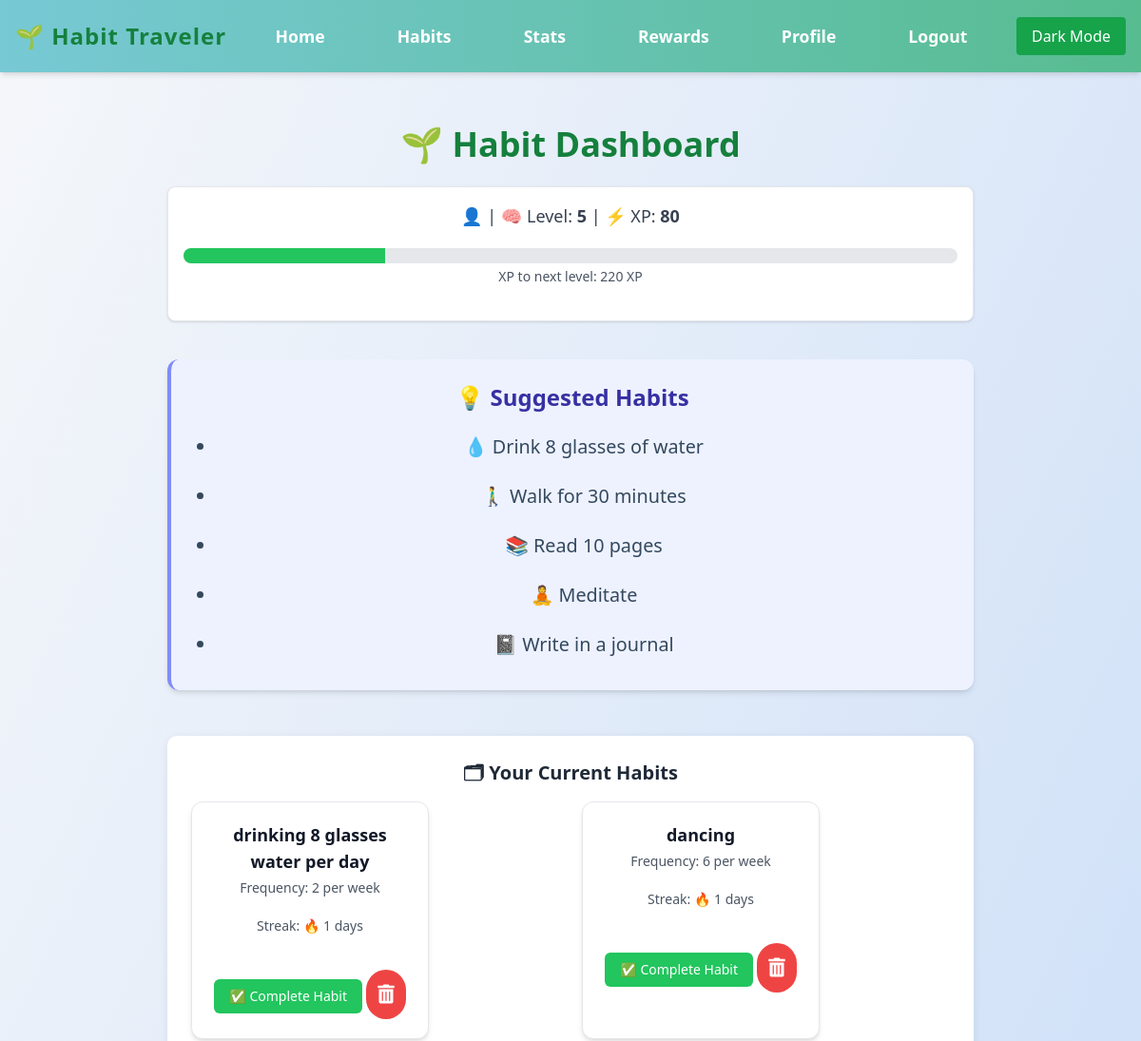
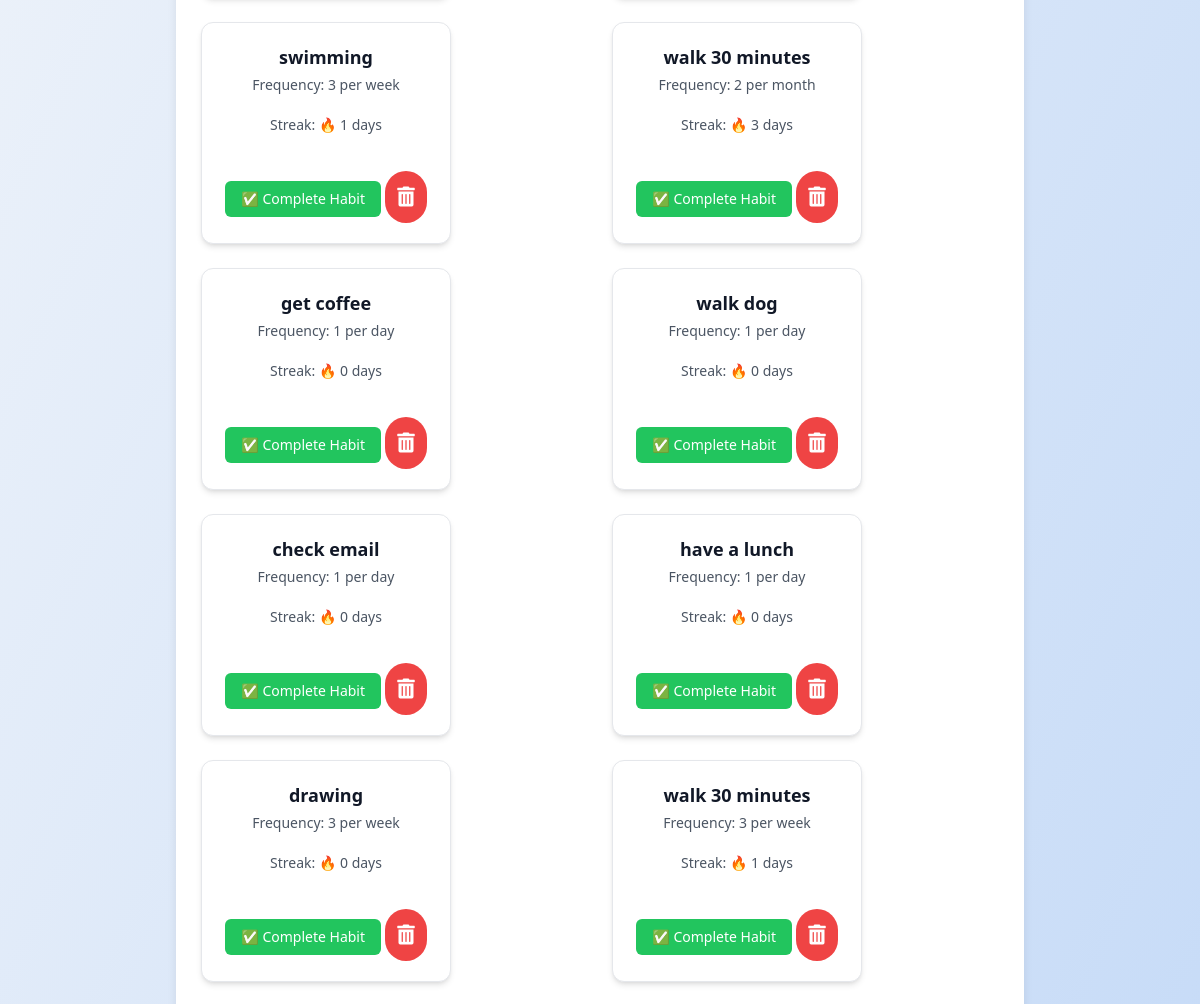
Page /habits (signed in, upper part) on the earlier database version (2 pictures, top to bottom).
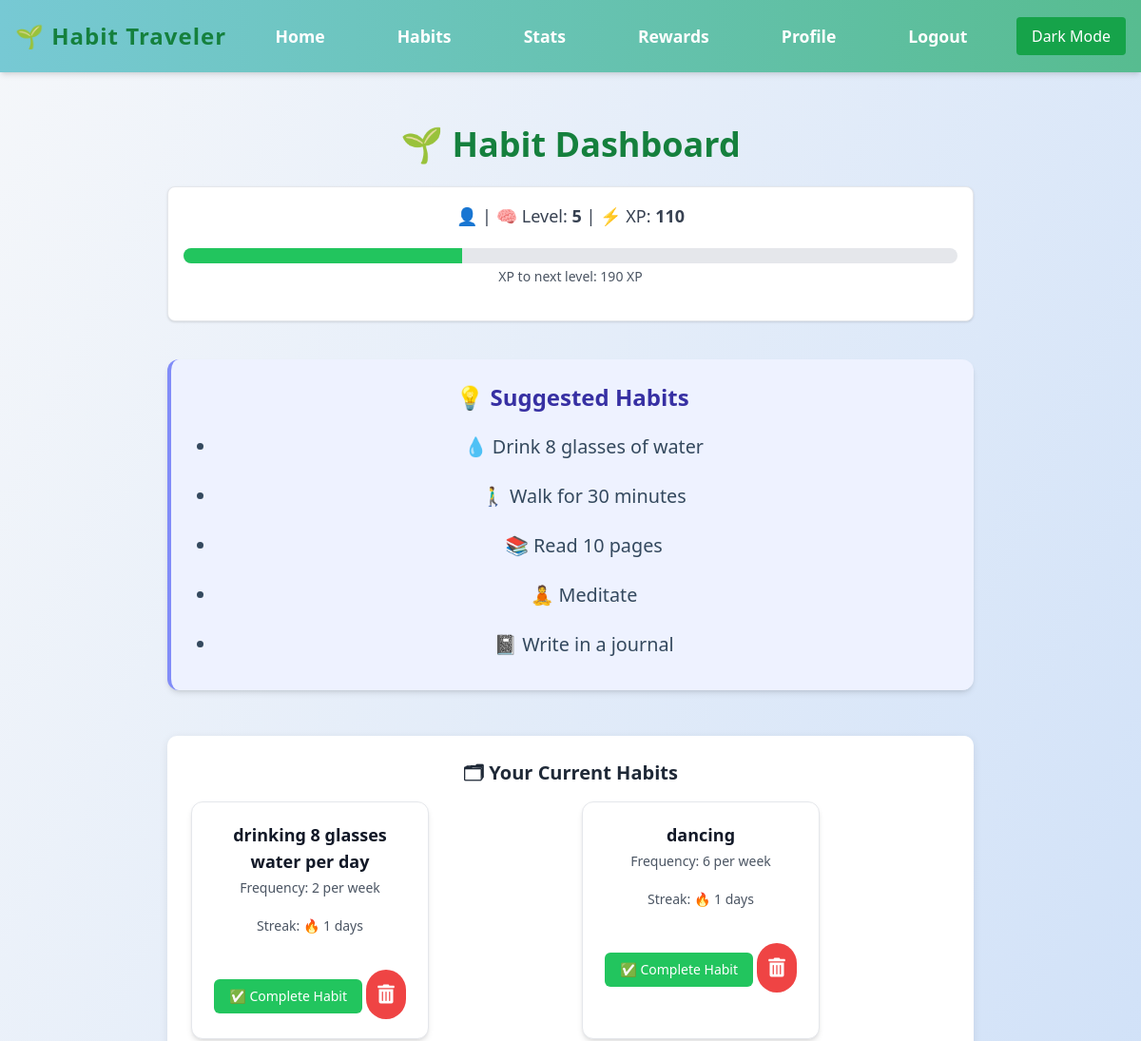
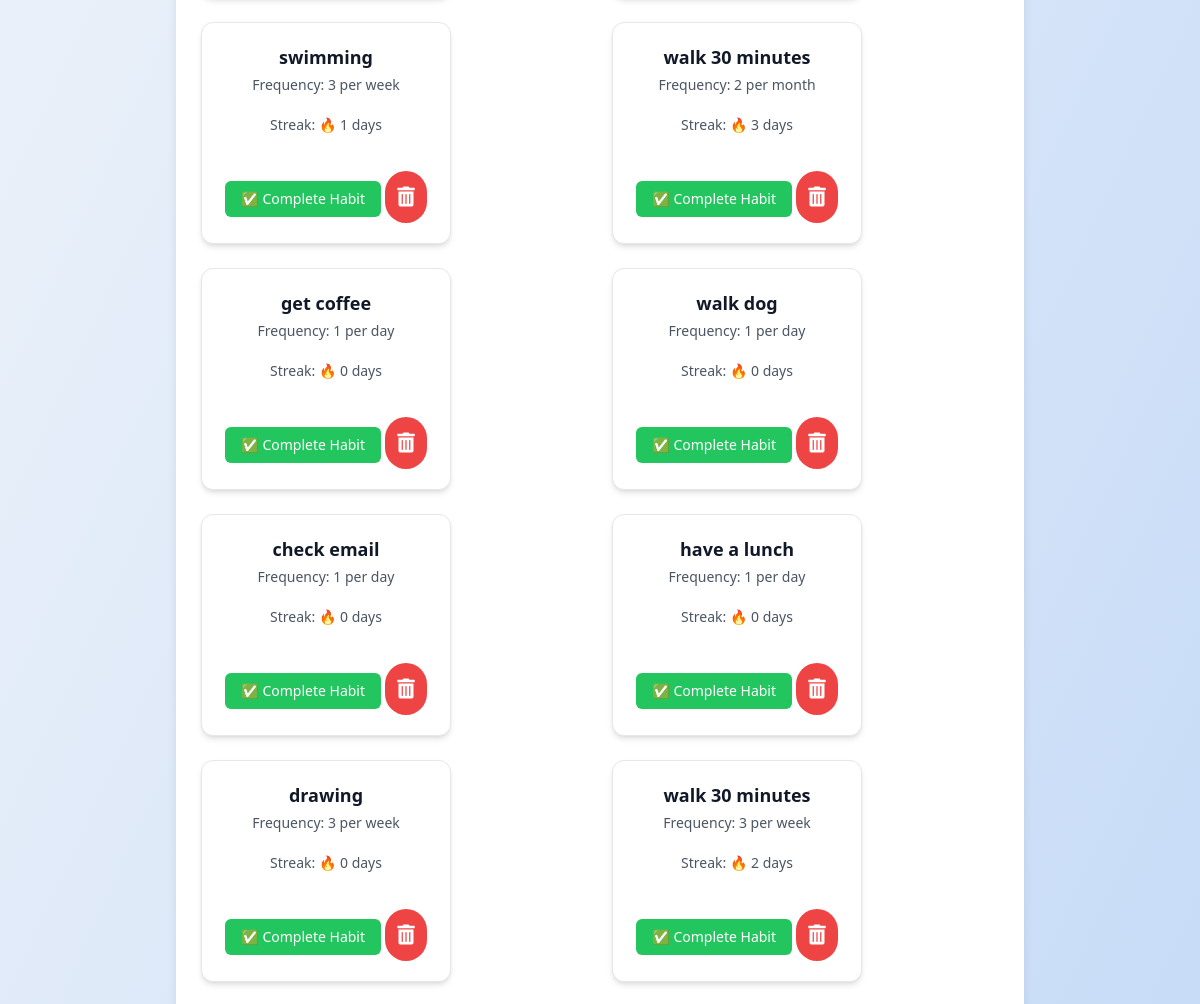
Same page on the later database version (2 pictures, top to bottom).
### app.py (models this page shows)
class User(db.Model):
    id = db.Column(db.Integer, primary_key=True)
    email = db.Column(db.String(150), unique=True, nullable=False)
    name = db.Column(db.String(150), unique=True, nullable=True)
    password = db.Column(db.String(200), nullable=False)
    xp = db.Column(db.Integer, default=0)
    level = db.Column(db.Integer, default=1)
    birthday = db.Column(db.Date, nullable=True)
    age = db.Column(db.Integer, nullable=True)
    description = db.Column(db.String(500), nullable=True)
    avatar = db.Column(db.String(200), nullable=True)

class Habit(db.Model):
    id = db.Column(db.Integer, primary_key=True)
    user_id = db.Column(db.Integer, db.ForeignKey('user.id'), nullable=False)
    name = db.Column(db.String(150), nullable=False)
    target_frequency = db.Column(db.Integer, nullable=True)
    frequency_period = db.Column(db.String(10), nullable=True)
    reminder_time = db.Column(db.Time, nullable=True)
    user = db.relationship('User', backref='habits')
    last_reminder_sent = db.Column(DateTime, nullable=True)

### app.py (the view)
@app.route('/habits')
def habits():
    if 'user_id' not in session:
        return redirect(url_for('login'))
    user_id = session['user_id']
    name = session.get('name')
    user = User.query.get(user_id)
    xp_needed = 100 + (user.level - 1) * 50
    progress_percent = int((user.xp / xp_needed) * 100) if xp_needed > 0 else 0
    progress_class = f"w-[{progress_percent}%]"
    user_habits = Habit.query.filter_by(user_id=user_id).all()
    habits_with_data = []
    for habit in user_habits:
        completions_query = HabitCompletion.query.filter_by(habit_id=habit.id, user_id=user_id)
        if habit.frequency_period == 'day':
            start_date = date.today()
        elif habit.frequency_period == 'week':
            start_date = date.today() - timedelta(days=date.today().weekday())
        elif habit.frequency_period == 'month':
            start_date = date.today().replace(day=1)
        completions = completions_query.filter(HabitCompletion.date >= start_date).count()
        habits_with_data.append({
            'id': habit.id,
            'name': habit.name,
            'streak': completions,
            'goal': habit.target_frequency,
            'period': habit.frequency_period,
            'on_track': completions >= habit.target_frequency
        })
    return render_template('habit.html',
                           habits=habits_with_data,
                           name=name,
                           user=user,
                           xp_needed=xp_needed,
                           progress_class=progress_class)

### templates/habit.html (shortened to what this page needs)
{% extends "base.html" %}
{% block content %}
<div class="max-w-4xl mx-auto p-6">
    <h2 class="text-4xl font-extrabold mb-6 text-center text-green-700">🌱 Habit Dashboard</h2>
    <div class="bg-white p-4 rounded-lg shadow mb-10 text-center border border-gray-200">
        <p class="text-lg text-gray-700 font-medium">
            👤 <strong>{{ username }}</strong> | 🧠 Level: <strong>{{ user.level }}</strong> | ⚡ XP: <strong>{{ user.xp }}</strong>
        </p>
        <div class="mt-3 h-4 bg-gray-200 rounded-full overflow-hidden">
            <div class="h-full bg-green-500 transition-all duration-300 {{ progress_class }}"></div>
        </div>
        <p class="text-sm text-gray-600 mt-1">XP to next level: {{ xp_needed - user.xp }} XP</p>
    </div>
    <section class="mb-12 bg-indigo-50 p-6 rounded-xl border-l-4 border-indigo-400 shadow-md">
        <h3 class="text-2xl font-bold text-indigo-800 mb-3">💡 Suggested Habits</h3>
        <ul class="list-disc pl-6 text-gray-700 space-y-1 text-lg">
            <li>💧 Drink 8 glasses of water</li>
            <li>🚶‍♂ Walk for 30 minutes</li>
            <li>📚 Read 10 pages</li>
            <li>🧘 Meditate</li>
            <li>📓 Write in a journal</li>
        </ul>
    </section>
    <section class="mb-10">
        <h3 class="text-xl font-semibold text-gray-800 mb-4">🗂 Your Current Habits</h3>
        {% if habits %}
            <div class="habits-container grid gap-6 sm:grid-cols-2">
                {% for habit in habits %}
                    <div class="habit-card bg-white p-5 rounded-xl shadow-md border border-gray-200">
                        <h4 class="text-lg font-bold text-gray-900">{{ habit.name }}</h4>
                        <p class="text-gray-600 text-sm mt-1">Frequency: {{ habit.goal }} per {{ habit.period }}</p>
                        <p class="text-gray-600 text-sm">Streak: 🔥 {{ habit.streak }} days</p>
                        <form action="{{ url_for('complete_habit', habit_id=habit.id) }}" method="post" style="display:inline;">
                            <button
                                class="bg-green-500 hover:bg-green-600 text-white py-2 px-4 rounded-md text-sm mt-4"
                                type="submit">
                                ✅ Complete Habit
                            </button>
                        </form>
                        <form action="{{ url_for('delete_habit', habit_id=habit.id) }}" method="post" style="display:inline;">
                            <button
                                type="submit"
                                class="bg-red-500 hover:bg-red-600 text-white p-3 rounded-full mt-4 transition duration-300 focus:outline-none">
                                <i class="fas fa-trash-alt text-xl"></i>
                            </button>
                        </form>
                    </div>
                {% endfor %}
            </div>
        {% else %}
            <div class="bg-yellow-50 border-l-4 border-yellow-400 text-yellow-800 p-4 rounded">
                <p>You haven’t added any habits yet. Start your first quest!</p>
            </div>
        {% endif %}
    </section>
</div>
{% endblock %}

Differences in the rows shown:
changed User: xp "80" → "110"; xp_needed-user.xp "220" → "190"
computed for Habit (number 10 of 10 on the later page): streak "1" → "2"
